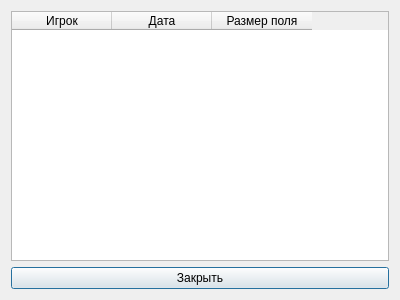
<?xml version="1.0" encoding="UTF-8"?>
<ui version="4.0">
 <class>StatsDialog</class>
 <widget class="QDialog" name="StatsDialog">
  <property name="geometry">
   <rect>
    <x>0</x>
    <y>0</y>
    <width>400</width>
    <height>300</height>
   </rect>
  </property>
  <property name="windowTitle">
   <string>Статистика</string>
  </property>
  <layout class="QVBoxLayout" name="verticalLayout">
   <item>
    <widget class="QTableWidget" name="stats_table">
     <property name="columnCount">
      <number>3</number>
     </property>
     <property name="rowCount">
      <number>0</number>
     </property>
     <column>
      <property name="text">
       <string>Игрок</string>
      </property>
     </column>
     <column>
      <property name="text">
       <string>Дата</string>
      </property>
     </column>
     <column>
      <property name="text">
       <string>Размер поля</string>
      </property>
     </column>
    </widget>
   </item>
   <item>
    <widget class="QPushButton" name="close_button">
     <property name="text">
      <string>Закрыть</string>
     </property>
    </widget>
   </item>
  </layout>
 </widget>
 <resources/>
 <connections/>
</ui>
